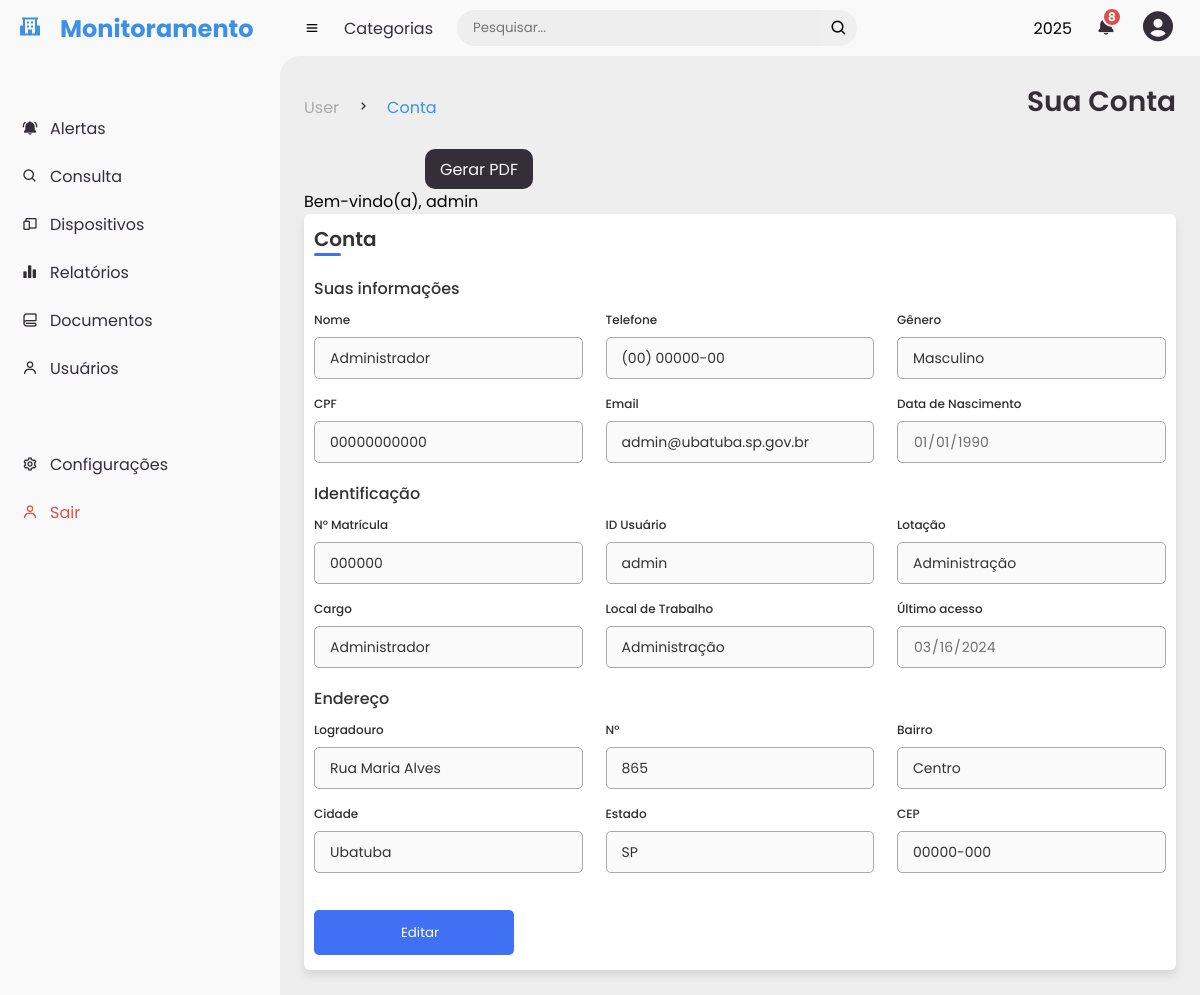
Screenshot of /user/perfil (signed in) with the database file from the repository.
### app.py (models this page shows, shortened)
class users(db.Model):
    __bind_key__ = None  # Usar o banco SQLite (padrão)
    _id = db.Column("id", db.Integer, primary_key=True)
    name = db.Column(db.String(100))
    telefone = db.Column(db.String(100))
    email = db.Column(db.String(100))
    senha = db.Column(db.String(100))  # Armazena o hash da senha
    data = db.Column(db.String(10))
    hora = db.Column(db.String(8))
    situacao = db.Column(db.String(8))
    nivel_acesso = db.Column(db.String(100))
    genero = db.Column(db.String(100))
    cpf = db.Column(db.String(100))
    data_nascimento = db.Column(db.String(100))
    matricula = db.Column(db.String(100))
    usuario = db.Column(db.String(100))
    lotacao = db.Column(db.String(100))
    cargo = db.Column(db.String(100))
    local_trabalho = db.Column(db.String(100))
    logradouro = db.Column(db.String(100))
    numero = db.Column(db.String(100))
    bairro = db.Column(db.String(100))
    cidade = db.Column(db.String(100))
    estado = db.Column(db.String(100))
    cep = db.Column(db.String(100))

### app.py (the view)
@app.route("/user/perfil", methods=["GET"])
def user():
    if "user_id" in session:
        user_id = session["user_id"]
        found_user = users.query.get(user_id)
        if found_user:
            return render_template("user.html", user=found_user)
        else:
            flash("Usuário não encontrado!")
            return redirect(url_for("login"))
    else:
        flash("Você não está logado!")
        return redirect(url_for("login"))

### templates/user.html (shortened to what this page needs)
{% extends "base.html" %}
{% block first_title %}User{% endblock %}
{% block main_title%}Sua Conta{% endblock %}
{% block sub_title %}Conta{% endblock %}
{% block content %}
<p>Bem-vindo(a), {{user.usuario}}</p>
<head>
    <link rel="stylesheet" type="text/css" href="{{ url_for('static', filename='styles/user.css')}}">
</head>
  <div class="container">
    <header>Conta</header>
    <form action="#">
        <div class="form first">
            <div class="details personal">
                <span class="title">Suas informações</span>
                <div class="fields">
                    <div class="input-field">
                        <label>Nome</label>
                        <input type="text" value="{{user.name}}" required disabled>
                    </div>
                    <div class="input-field">
                        <label>Telefone</label>
                        <input id="inputPhoneForm" type="tel" value="{{user.telefone}}" required disabled>
                    </div>
                    <div class="input-field">
                        <label>Gênero</label>
                        <input id="inputGeneroForm" type="text" value="{{user.genero}}" required disabled>
                    </div>
                    <div class="input-field">
                        <label>CPF</label>
                        <input type="text" value="{{user.cpf}}" disabled>
                    </div>
                    <div class="input-field">
                        <label>Email</label>
                        <input type="text" value="{{user.email}}" required disabled>
                    </div>
                    <div class="input-field">
                        <label>Data de Nascimento</label>
                        <input type="date" value="{{user.data_nascimento}}" required disabled>
                    </div>
                </div>
            </div>
            <div class="details ID">
                <span class="title">Identificação</span>
                <div class="fields">
                    <div class="input-field">
                        <label>N° Matrícula</label>
                        <input type="text" value="{{user.matricula}}" required disabled>
                    </div>
                    <div class="input-field">
                        <label>ID Usuário</label>
                        <input type="text" value="{{user.usuario}}" disabled>
                    </div>
                    <div class="input-field">
                        <label>Lotação</label>
                        <input type="text" value="{{user.lotacao}}" disabled>
                    </div>
                    <div class="input-field">
                        <label>Cargo</label>
                        <input type="text" value="{{user.cargo}}" disabled>
                    </div>
                    <div class="input-field">
                        <label>Local de Trabalho</label>
                        <input type="text" value="{{user.local_trabalho}}" disabled>
                    </div>
                    <div class="input-field">
                        <label>Último acesso</label>
                        <input type="date" value="2024-03-16" disabled>
                    </div>
                </div>
                <div class="details ID">
                    <span class="title">Endereço</span>
                    <div class="fields">
                        <div class="input-field">
                            <label>Logradouro</label>
                            <input type="text" value="{{user.logradouro}}" disabled>
                        </div>
                        <div class="input-field">
                            <label>N°</label>
                            <input type="text" value="{{user.numero}}" disabled>
                        </div>
                        <div class="input-field">
                            <label>Bairro</label>
                            <input type="text" value="{{user.bairro}}" disabled>
                        </div>
                        <div class="input-field">
                            <label>Cidade</label>
                            <input type="text" value="{{user.cidade}}" disabled>
                        </div>
                        <div class="input-field">
                            <label>Estado</label>
                            <input type="text" value="{{user.estado}}" disabled>
                        </div>
                        <div class="input-field">
                            <label>CEP</label>
                            <input id="inputCEPForm" type="text" value="{{user.cep}}" disabled>
                        </div>
                    </div>
                    <a href="editar"><button type="button" class="btn btn-dark btn-primary"> Editar</button></a>
                </div>
            </div>
        </div>
    </form>
</div>
{% endblock %}

### templates/base.html (shortened to what this page needs)
<!DOCTYPE html>
<html>
<head>
    <link rel="stylesheet" type="text/css" href="{{ url_for('static', filename='styles/style.css')}}">
    <link href="https://unpkg.com/boxicons@2.0.9/css/boxicons.min.css" rel="stylesheet">
</head>
<body>
      <section id="sidebar">
          <a href="#" class="brand">
              <i class='bx bxs-school' ></i>
              <span class="text">Monitoramento</span>
          </a>
          <ul class="side-menu top">
              <li {% if current_page == 'alertas' %}class="active"{% endif %}>
                  <a href="{{ url_for('alertas') }}">
                      <i class='bx bxs-bell-ring'></i>
                      <span class="text">Alertas</span>
                  </a>
              </li>
              <li {% if current_page == 'consulta' %}class="active"{% endif %}>
                  <a href="{{ url_for('consulta') }}">
                      <i class='bx bx-search'></i>
                      <span class="text">Consulta</span>
                  </a>
              </li>
              <li {% if current_page == 'dispositivos' %}class="active"{% endif %}>
                  <a href="{{ url_for('dispositivos') }}">
                      <i class='bx bx-devices'></i>
                      <span class="text">Dispositivos</span>
                  </a>
              </li>
              <li {% if current_page == 'relatorios' %}class="active"{% endif %}>
                <a href="{{ url_for('relatorios') }}">
                    <i class='bx bxs-bar-chart-alt-2'></i>
                    <span class="text">Relatórios</span>
                </a>
            </li>
              <li {% if current_page == 'documentos' %}class="active"{% endif %}>
                <a href="{{ url_for('documentos') }}">
                    <i class='bx bx-blanket'></i>
                    <span class="text">Documentos</span>
                </a>
            </li>
            <li {% if current_page == 'usuarios' %}class="active"{% endif %}>
              <a href="{{ url_for('usuarios') }}">
                <i class='bx bx-user'></i>
                  <span class="text">Usuários</span>
              </a>
          </li>
          </ul>
          <ul class="side-menu">
            <li>
              <a href="#">
                  <i class='bx bx-cog'></i>
                  <span class="text">Configurações</span>
              </a>
          </li>
          <li>
              <a href="{{ url_for('logout') }}" class="logout">
                  <i class='bx bx-user'></i>
                  <span class="text">Sair</span>
              </a>
          </li>
          </ul>
      </section>
      <section id="content">
        <nav>
          <i class='bx bx-menu'></i>
          <a href="#" class="nav-link">Categorias</a>
          <form action="#">
            <div class="form-input">
              <input type="search" placeholder="Pesquisar...">
              <button type="submit" class="search-btn"><i class='bx bx-search'></i></button>
            </div>
          </form>
          <span class="text">2025</span>
          <a href="#" class="notification">
            <i class='bx bxs-bell'></i>
            <span class="num">8</span>
          </a>
          <a class="profile">
            <i class='bx bxs-user-circle'></i>
          </a>
        </nav>
        <main>
          <div class="head-title" style="display: flex;">
            <ul class="breadcrumb">
                <li>
                    <a href="#">{% block first_title %}{% endblock %}</a>
                </li>
                <li><i class='bx bx-chevron-right' ></i></li>
                <li>
                    <a href="#" class="active">{% block sub_title %}{% endblock %}</a>
                </li>
            </ul>
            <h1>{% block main_title %}{% endblock %}</h1>
            <div class="btn-download">
              <a id="gerarPDF" href="#">
                <span class="text">Gerar PDF</span>
              </a>
            </div>
          </div>
          {% block content %}{% endblock %}
        </main>
      </section>
</body>
</html>

### static/styles/style.css (style rules this page uses)
* { margin: 0; padding: 0; box-sizing: border-box; font-family: var(--poppins); }
a { text-decoration: none; }
li { list-style: none; }
:root { --poppins: 'Poppins', sans-serif; --light: #F9F9F9; --blue: #3c91e6; --light-blue: #CFE8FF; --grey: #eee; --dark-grey: #AAAAAA; --dark: #342E37; --red: #DB504A; --yellow: #FFCE26; --light-yellow: #FFF2C6; --orange: #FD7238; --light-orange: #FFE0F3; }
body { background: var(--grey); }
#sidebar { position: fixed; top: 0; left: 0; width: 280px; height: 100%; background: var(--light); z-index: 1000; transition: 0.3s; overflow-x: hidden; }
#sidebar .brand { font-size: 24px; font-weight: 700; height: 56px; display: flex; align-items: center; color: var(--blue); }
#sidebar .brand .bx { min-width: 60px; display: flex; justify-content: center; }
#sidebar .side-menu { width: 100%; margin-top: 48px; }
#sidebar .side-menu li { height: 48px; background: transparent; margin-left: 6px; border-radius: 48px 0 0 48px; padding: 4px; }
#sidebar .side-menu li a { width: 100%; height: 100%; background: var(--light); display: flex; align-items: center; border-radius: 48px; font-size: 16px; color: var(--dark); white-space: nowrap; overflow-x: hidden; }
#sidebar .side-menu li a.logout { color: var(--red); }
#sidebar .side-menu li a .bx { min-width: calc(60px - (4px + 6px) * 2); display: flex; justify-content: center; }
#content { position: relative; width: calc(100% - 280px); left: 280px; transition: .3s ease; }
#content nav { height: 56px; background: var(--light); padding: 0 24px; display: flex; align-items: center; grid-gap: 24px; position: relative; }
#content nav::before { content: ''; position: absolute; width: 40px; height: 40px; bottom: -40px; left: 0; border-radius: 50%; box-shadow: -20px -20px 0 var(--light); }
#content nav a { color: var(--dark); }
#content nav .bx.bx-menu { cursor: pointer; }
#content nav .nav-link { font-size: 16px; transition: 3s ease; }
#content nav form { max-width: 400px; width: 100%; margin-right: auto; }
#content nav form .form-input { display: flex; align-items: center; height: 36px; }
#content nav form .form-input input { flex-grow: 1; padding: 0 16px; height: 100%; border: none; background: var(--grey); border-radius: 36px 0 0 36px; outline: none; }
#content nav form .form-input button { width: 36px; height: 100%; display: flex; justify-content: center; align-items: center; font-size: 18px; outline: none; border: none; border-radius: 0 36px 36px 0; cursor: pointer; }
#content nav .notification { font-size: 20px; position: relative; }
#content nav .notification .num { position: absolute; top: -6px; right: -6px; width: 20px; height: 20px; border-radius: 50%; border: 2px solid var(--light); background: var(--red); color: var(--light); font-weight: 700; font-size: 12px; display: flex; justify-content: center; align-items: center; }
#content nav .profile i { font-size: 36px; cursor: pointer; }
#content main { width: 100%; padding: 25px 24px; }
#content main .head-title { display: flex; align-items: center; justify-content: space-between; grid-gap: 16px; flex-wrap: wrap; }
#content main .head-title h1 { font-size: 28px; font-weight: 600; margin-bottom: 10px; color: var(--dark); }
#content main .head-title .breadcrumb { display: flex; align-items: center; width: 350px; grid-gap:16px }
#content main .head-title .breadcrumb li { color: var(--dark); }
#content main .head-title .breadcrumb li a { color: var(--dark-grey); pointer-events: none; }
#content main .head-title .breadcrumb li a.active { color: var(--blue); pointer-events: unset; }
#content main .head-title .btn-download { width: 350px; height: 40px; display: flex; justify-content: center; }
#content main .head-title .btn-download a { color: var(--light); background: var(--dark); border-radius: 10px; align-items: center; padding: 0px 15px; display: flex; justify-content: center; }

### rows the page displays
users: usuario "admin", name "Administrador", telefone "(00) 00000-00", genero "Masculino", cpf "00000000000", email "admin@ubatuba.sp.gov.br", data_nascimento "01/01/1990", matricula "000000", lotacao "Administração", cargo "Administrador", local_trabalho "Administração", logradouro "Rua Maria Alves", numero "865", bairro "Centro", cidade "Ubatuba", estado "SP", cep "00000-000"
